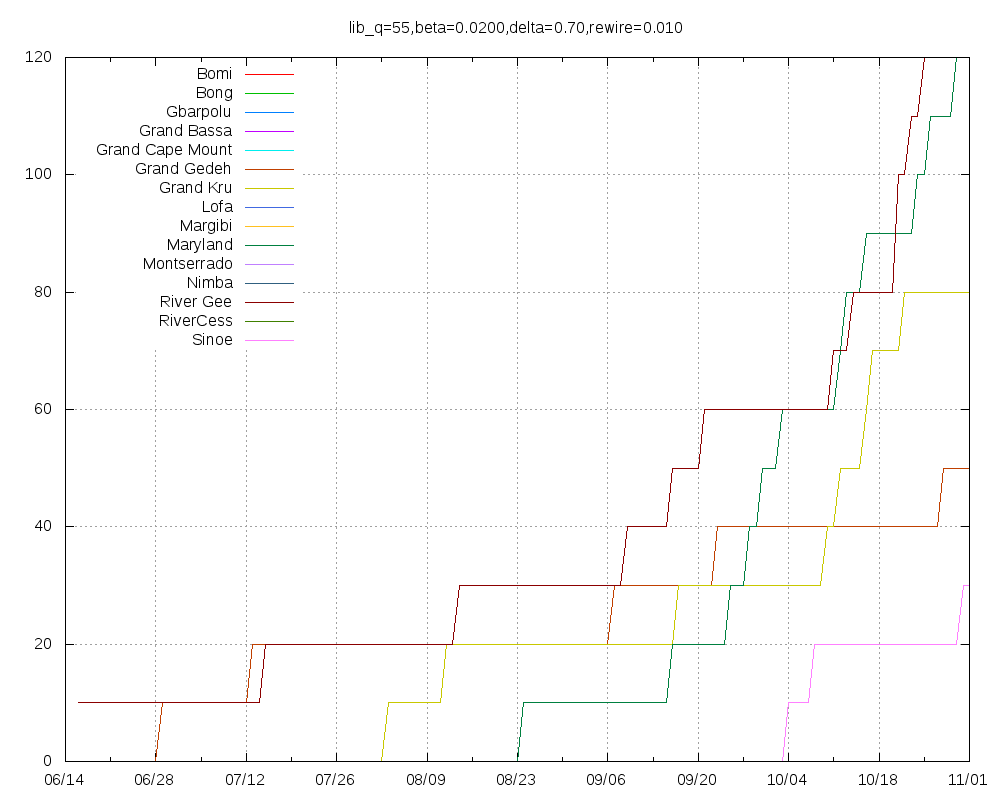

Write the gnuplot code that produced this figure.
set title "lib_q=55,beta=0.0200,delta=0.70,rewire=0.010"
set key top left
set grid
set xdata time
set timefmt "%Y-%m-%d"
set terminal png size 1000,800
set output "lib_q=55,beta=0.0200,delta=0.70,rewire=0.010.png"
plot "Bomi.tab" using 1:2 title "Bomi" with lines,"Bong.tab" using 1:2 title "Bong" with lines,"Gbarpolu.tab" using 1:2 title "Gbarpolu" with lines,"Grand_Bassa.tab" using 1:2 title "Grand Bassa" with lines,"Grand_Cape_Mount.tab" using 1:2 title "Grand Cape Mount" with lines,"Grand_Gedeh.tab" using 1:2 title "Grand Gedeh" with lines,"Grand_Kru.tab" using 1:2 title "Grand Kru" with lines,"Lofa.tab" using 1:2 title "Lofa" with lines,"Margibi.tab" using 1:2 title "Margibi" with lines,"Maryland.tab" using 1:2 title "Maryland" with lines,"Montserrado.tab" using 1:2 title "Montserrado" with lines,"Nimba.tab" using 1:2 title "Nimba" with lines,"River_Gee.tab" using 1:2 title "River Gee" with lines,"RiverCess.tab" using 1:2 title "RiverCess" with lines,"Sinoe.tab" using 1:2 title "Sinoe" with lines
